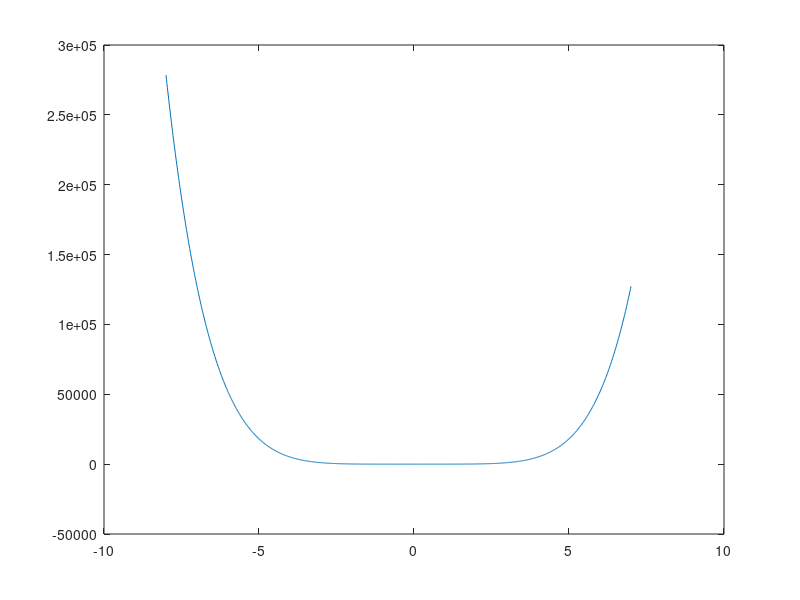

Here is the MATLAB script that generated this plot:
clear; clc; close all;

% Description: Plots and for loops

% (c)

F = @(x) x.^6 + 4*x.^4 + 2*x - 3;

xBefore = linspace(-8,7,1000);

plot(xBefore,F(xBefore))

% (d)

xBefore = [1.92 0.05 -2.43 -0.02 0.09 0.85 -0.06]'
xAfter = zeros(size(xBefore));

j = 1;
for i = 1:numel(xBefore)
    if (xBefore(i) < -0.1 || xBefore(i) > 0.1)
        xAfter(j) = xBefore(i);
        j = j + 1;
    end
end
xAfter
